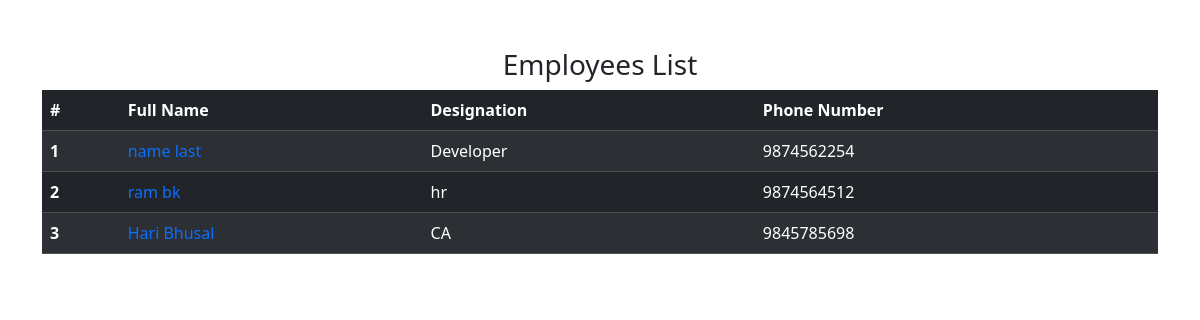
Before: / with the older database file.
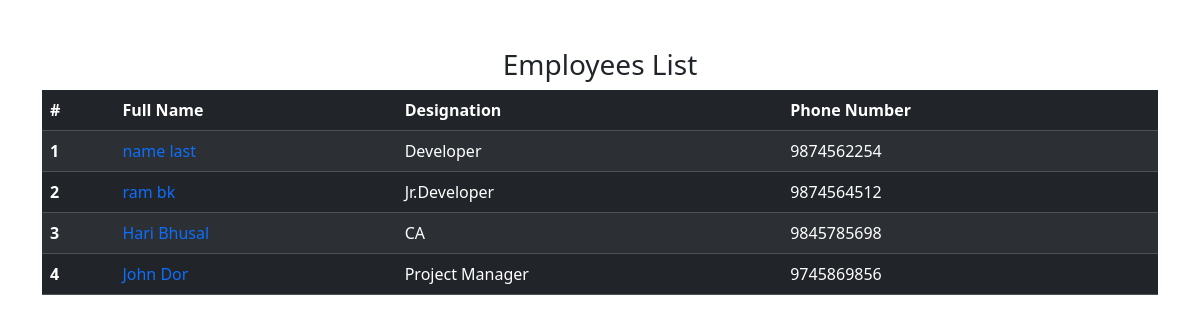
After: the same page with the newer database file.
### employees/models.py (models this page shows, shortened)
class Employee(models.Model):
    first_name = models.CharField(max_length=100)
    last_name = models.CharField(max_length=100)
    photo = models.ImageField(upload_to='images')
    designation = models.CharField(max_length=100)
    phone_number = models.CharField(max_length=10, blank=True)
    email_address = models.EmailField(max_length=100, unique=True)
    created_at = models.DateTimeField(auto_now_add=True)
    updated_at = models.DateTimeField(auto_now=True)

### mysite/views.py (the view)
# urls.py: 2. Add a URL to urlpatterns:  path('', views.home, name='home')
def home(request):
    employees= Employee.objects.all()
    context={
'employees': employees,
    }
    return render(request , 'home.html', context )

### templates/home.html (shortened to what this page needs)
{% load static %}
<!DOCTYPE html>
<html lang="en">
<head>
    <link href="https://cdn.jsdelivr.net/npm/bootstrap@5.3.8/dist/css/bootstrap.min.css" rel="stylesheet"
>
<link rel="stylesheet" href="{% static 'css/style.css' %}">
</head>
<body>
    <div class="container pt-5">
        <h3 class="text-center"> Employees List  </h3>
        <table class="table table-dark table-striped">
            <thead>
                <tr>
                    <th scope="col">#</th>
                    <th scope="col">Full Name</th>
                    <th scope="col">Designation</th>
                    <th scope="col">Phone Number</th>
                </tr>
            </thead>
            <tbody>
                {% for emp in employees %}
                <tr>
                    <th >{{ forloop.counter}} </th>
                    <td><a href="{%url 'employee_detail' emp.id %}" class="text-decoration-none">{{ emp.first_name  }} {{ emp.last_name }} </a></td>
                    <td>{{ emp.designation }}</td>
                    <td>{{ emp.phone_number }}</td>
                </tr>
              {% endfor %}
            </tbody>
        </table>
    </div>
</body>
</html>

Changed rows visible on the page:
changed Employee "ram": designation "hr" → "Jr.Developer"
added Employee: first_name "John", last_name "Dor", designation "Project Manager", phone_number "9745869856"
